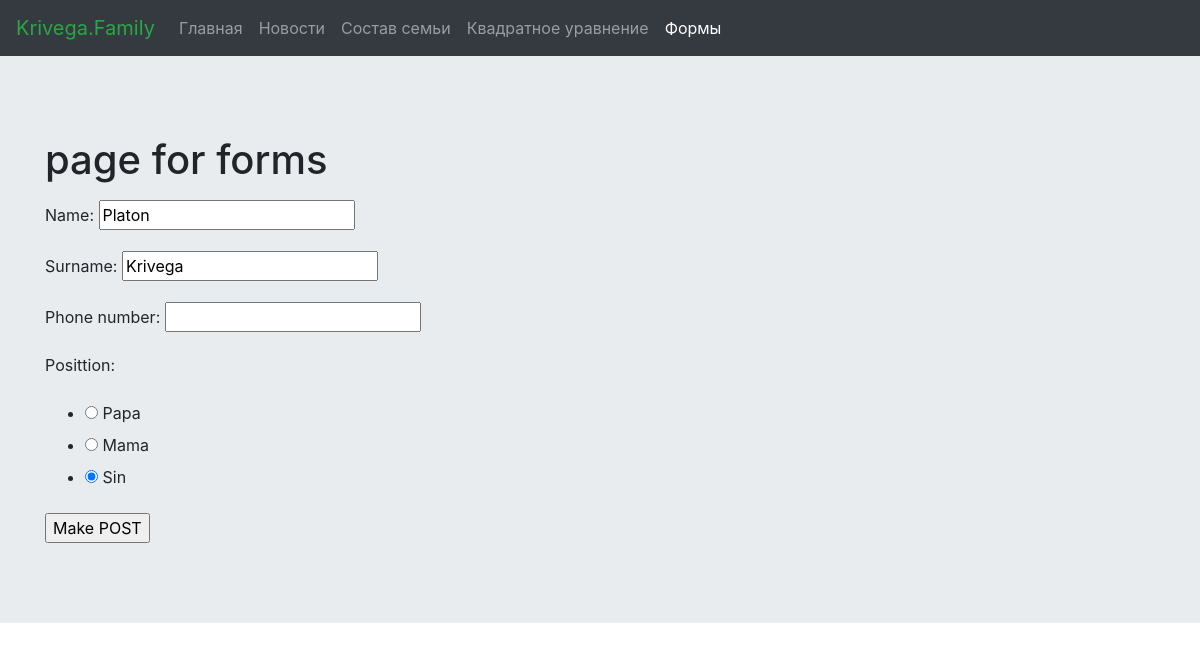
Before: /forms/3/edit/ with the older database file.
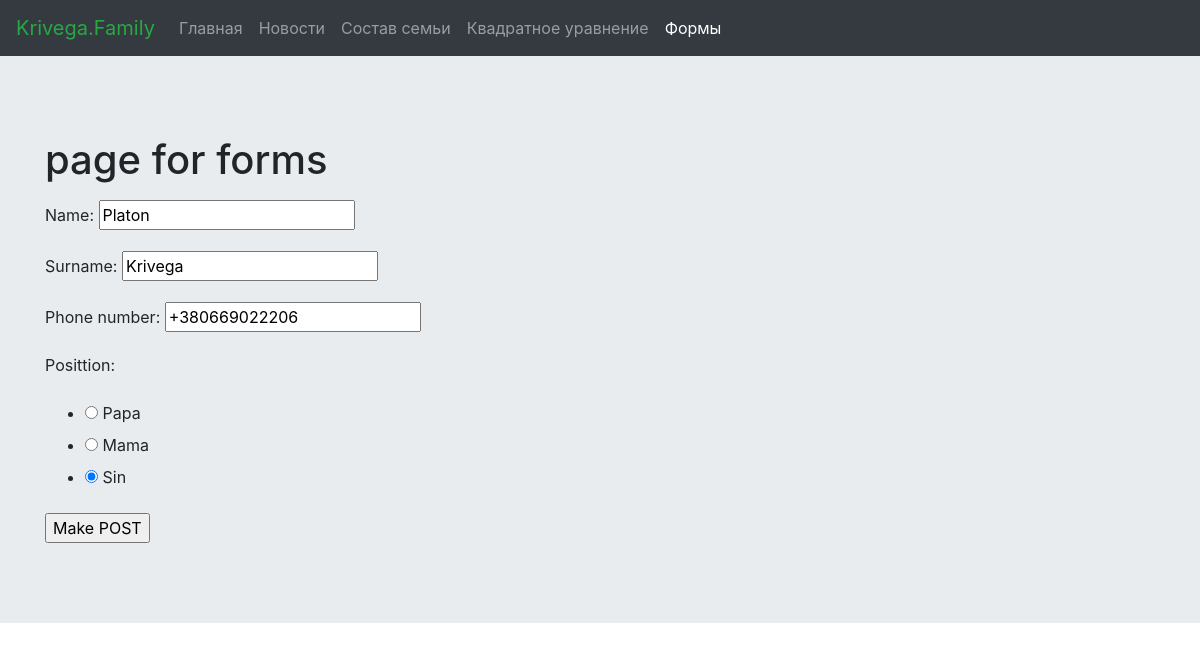
After: the same page with the newer database file.
### familydata/models.py (models this page shows, shortened)
class Family(models.Model):
    name = models.CharField(max_length=64)
    surname = models.CharField(max_length=64)
    date_of_birth = models.DateField(null=True, blank=True)
    phone_number = models.CharField(max_length=64, null=True, blank=True)
    posittion = models.ForeignKey(Posittion,on_delete=models.CASCADE, null=True)

class Posittion(models.Model):
    name = models.CharField(max_length=64)
    def __str__(self):
        return self.name

### familydata/func/utils.py (the view)
# urls.py: url('^forms/(?P<pk>\d+)/edit/$', get_form_edit, name='edit'),
def get_form_edit(request, pk):
    family = Family.objects.get(id=pk)
    if request.method == "POST":
        form = ModelGetFormsForm(request.POST, instance=family)
        if form.is_valid():
            instance = form.save()
            return redirect('/family_list')
    else:
        form = ModelGetFormsForm(instance=family)
    return render(request, 'get_form_edit.html', {'form': form})

### familydata/func/utils.py
class ModelGetFormsForm(forms.ModelForm):
    class Meta:
        model = Family
        exclude = ['date_of_birth']
        widgets = {'posittion': forms.RadioSelect}

### templates/get_form_edit.html
{% extends 'forms.html' %}

### templates/forms.html (shortened to what this page needs)
{% extends 'base.html' %}
{% block forms %}active{% endblock forms %}
{% block jumbo %}
<h1>page for forms</h1>
<p><form method="post">
    {% csrf_token %}{{ form.as_p }}
<input type="submit" value="{% block value %}Make POST{% endblock value %}" />
</form></p>
{% endblock jumbo %}

Changed rows visible on the page:
changed Family "Krivega": phone_number (not shown) → "+380669022206"
